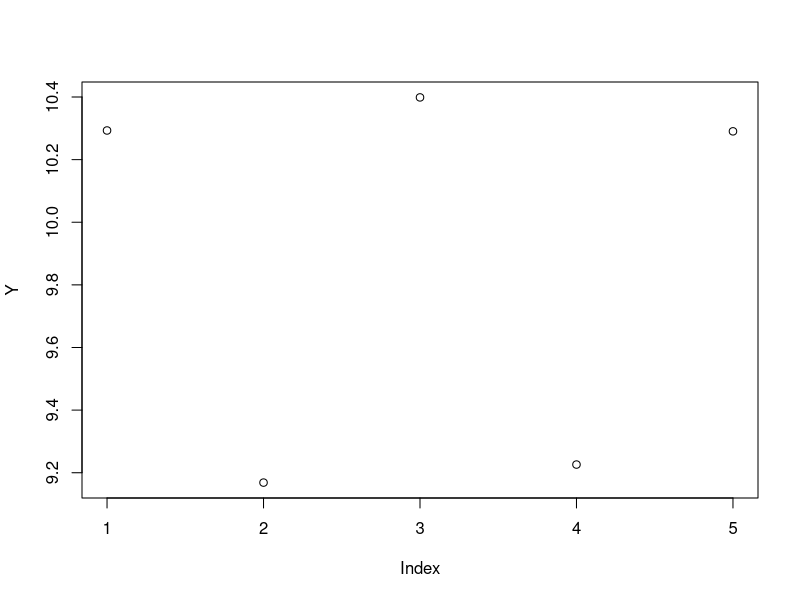

Write R code to recreate this figure.
## generate 5 random numbers from a normal distribution ith a mean of 10 and SD of 1
## page 63 has the rest of different types of distributions

Y <- rnorm(5, mean=10, sd=1)
print(Y)
plot(Y)

## generate a dataset with four sets of 10 samples from a normal distbn with mean 250 ans sd 20

GROWTH.RATE <- c(rnorm(10, 250, 20), rnorm(10, 250, 20), rnorm(10, 250, 20), rnorm(10, 250, 20))
print(GROWTH.RATE)

## create the treatment levels with four levels each replicated 10 times

TREATMENT <- gl(4, 10, 40, c("n1", "n2", "n3", "n4"))
print(TREATMENT)

## combine the data and factor vectors into a dataframe

NITROGEN <- data.frame(GROWTH.RATE, TREATMENT)
print(NITROGEN)

## check to make sure that the mean is about 250

tapply(NITROGEN$GROWTH.RATE, NITROGEN$TREATMENT, mean)


## go to page 64 to finish the exercise